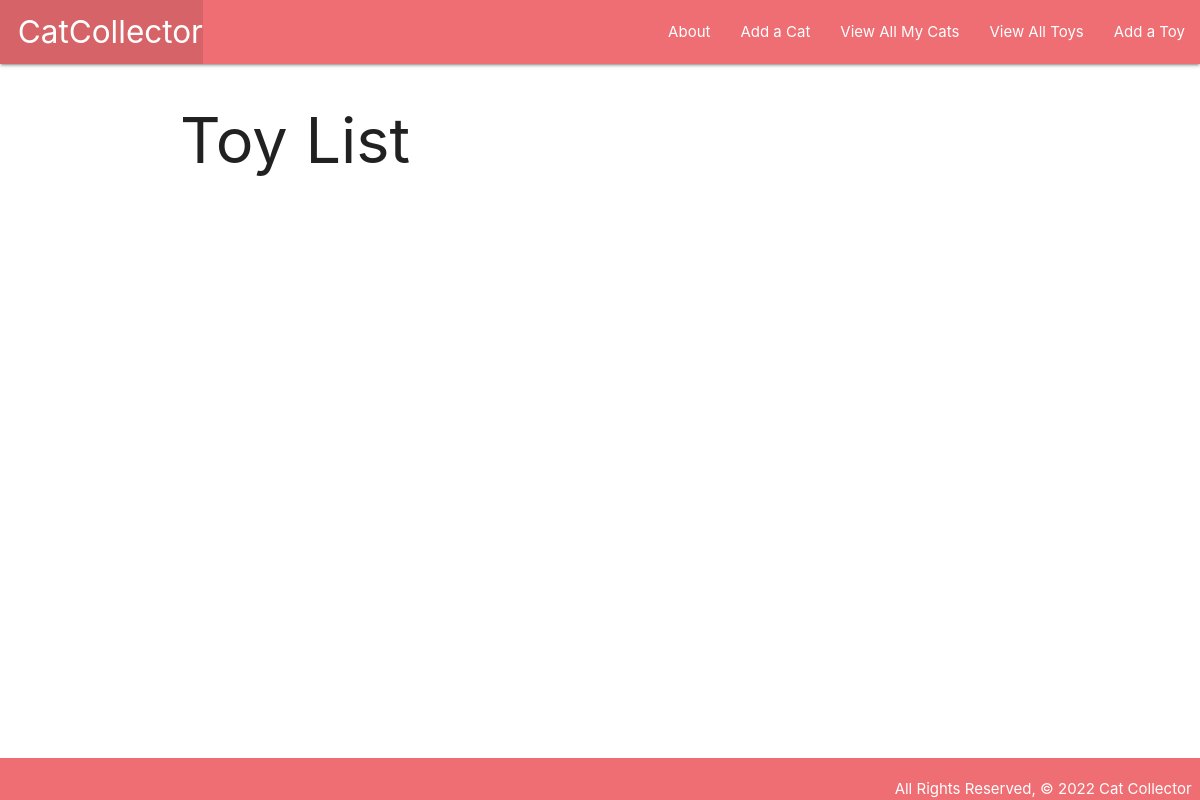
/toys/, run on an earlier commit of the app's database.
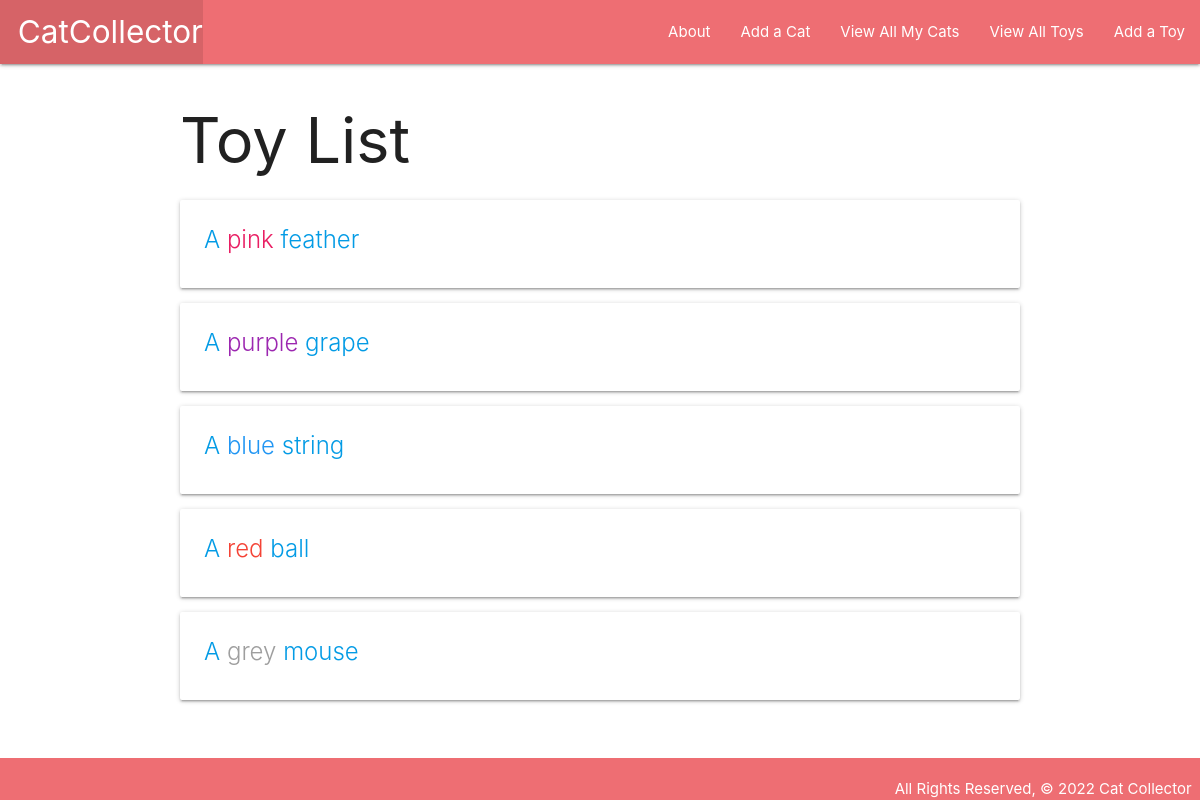
And on a later commit of the database.
### main_app/models.py (models this page shows, shortened)
class Toy(models.Model):
    name = models.CharField(max_length=50)
    color = models.CharField(max_length=20)

### main_app/views.py (the view)
# urls.py: path('toys/', views.ToyList.as_view(), name='toys_index'),
class ToyList(ListView):
    model = Toy
    template_name = 'toys/index.html'

### main_app/templates/toys/index.html
{% extends 'base.html' %} {% block content %}
<h1>Toy List</h1>
{% for toy in object_list %}
<div class="card">
    <a href="{% url 'detail' toy.id %}">
        <div class="card-content">
            <span class="card-title">A
                <span class="{{toy.color}}-text">{{toy.color}}</span> {{toy.name}}</span>
        </div>
    </a>
</div>
{% endfor %} {% endblock%}

### main_app/templates/base.html (shortened to what this page needs)
{% load static %}
<!DOCTYPE html>
<html lang="en">
<head>
    <link
        rel="stylesheet"
        href="https://cdnjs.cloudflare.com/ajax/libs/materialize/1.0.0/css/materialize.min.css"
    />
    <link
        rel="stylesheet"
        type="text/css"
        href="{% static 'css/styles.css' %}"
    />
</head>
<body>
    <header class="navbar-fixed">
        <nav>
            <ul>
                <li>
                    <a href="/" class="left brand-logo">&nbsp;&nbsp;CatCollector</a>
                </li>
            </ul>
            <ul class="right">
                <li><a href="{% url 'about' %}">About</a></li>
                <li><a href="{% url 'cats_create' %}">Add a Cat</a></li>
                <li><a href="{% url 'index' %}">View All My Cats</a></li>
                <li><a href="{% url 'toys_index' %}">View All Toys</a></li>
                <li><a href="{% url 'toys_create' %}">Add a Toy</a></li>
            </ul>
        </nav>
    </header>
    <main class="container">{% block content %} {% endblock %}</main>
    <footer class="page-footer">
        <div class="right">
            All Rights Reserved, &copy 2022 Cat Collector &nbsp;
        </div>
    </footer>
</body>
</html>

### main_app/static/css/styles.css (style rules this page uses)
* { box-sizing: border-box; margin: 0; }
body { min-height: 100vh; display: flex; flex-direction: column; }
main { flex: 1 0 auto; }
footer { padding-top: 0; text-align: right; }

What changed in the data, as far as the page shows it:
added Toy: color "pink", name "feather"
added Toy: color "purple", name "grape"
added Toy: color "blue", name "string"
added Toy: color "red", name "ball"
added Toy: color "grey", name "mouse"
